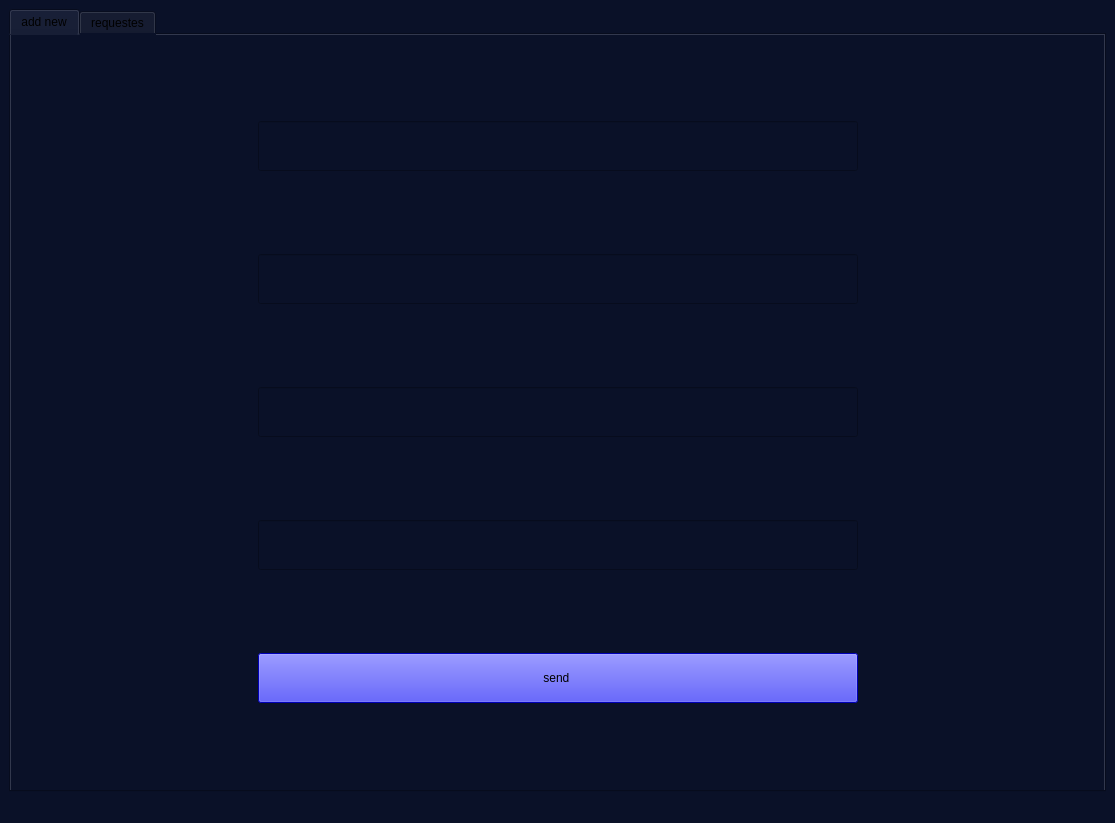
<?xml version="1.0" encoding="UTF-8"?>
<ui version="4.0">
 <class>new</class>
 <widget class="QMainWindow" name="new">
  <property name="geometry">
   <rect>
    <x>0</x>
    <y>0</y>
    <width>1115</width>
    <height>823</height>
   </rect>
  </property>
  <property name="windowTitle">
   <string>MainWindow</string>
  </property>
  <property name="styleSheet">
   <string notr="true">background-color: rgb(10, 17, 40);
color: rgb(0, 0, 0);</string>
  </property>
  <widget class="QWidget" name="centralwidget">
   <layout class="QGridLayout" name="gridLayout">
    <item row="0" column="0">
     <widget class="QTabWidget" name="tabWidget">
      <property name="currentIndex">
       <number>0</number>
      </property>
      <widget class="QWidget" name="tab">
       <attribute name="title">
        <string>add new</string>
       </attribute>
       <layout class="QGridLayout" name="gridLayout_2">
        <item row="1" column="1">
         <widget class="QLineEdit" name="lineEdit_2">
          <property name="minimumSize">
           <size>
            <width>0</width>
            <height>50</height>
           </size>
          </property>
         </widget>
        </item>
        <item row="2" column="2">
         <spacer name="horizontalSpacer">
          <property name="orientation">
           <enum>Qt::Horizontal</enum>
          </property>
          <property name="sizeHint" stdset="0">
           <size>
            <width>40</width>
            <height>20</height>
           </size>
          </property>
         </spacer>
        </item>
        <item row="2" column="1">
         <widget class="QLineEdit" name="lineEdit_3">
          <property name="minimumSize">
           <size>
            <width>0</width>
            <height>50</height>
           </size>
          </property>
         </widget>
        </item>
        <item row="4" column="1">
         <widget class="QPushButton" name="pushButton">
          <property name="minimumSize">
           <size>
            <width>0</width>
            <height>50</height>
           </size>
          </property>
          <property name="maximumSize">
           <size>
            <width>16777215</width>
            <height>16777215</height>
           </size>
          </property>
          <property name="styleSheet">
           <string notr="true">background-color: rgb(0, 0, 255);</string>
          </property>
          <property name="text">
           <string>send </string>
          </property>
          <property name="icon">
           <iconset theme="QIcon::ThemeIcon::DocumentSend"/>
          </property>
         </widget>
        </item>
        <item row="3" column="1">
         <widget class="QLineEdit" name="lineEdit_4">
          <property name="minimumSize">
           <size>
            <width>0</width>
            <height>50</height>
           </size>
          </property>
         </widget>
        </item>
        <item row="0" column="1">
         <widget class="QLineEdit" name="lineEdit">
          <property name="minimumSize">
           <size>
            <width>600</width>
            <height>50</height>
           </size>
          </property>
         </widget>
        </item>
        <item row="2" column="0">
         <spacer name="horizontalSpacer_2">
          <property name="orientation">
           <enum>Qt::Horizontal</enum>
          </property>
          <property name="sizeHint" stdset="0">
           <size>
            <width>40</width>
            <height>20</height>
           </size>
          </property>
         </spacer>
        </item>
       </layout>
      </widget>
      <widget class="QWidget" name="tab_2">
       <attribute name="title">
        <string>requestes</string>
       </attribute>
      </widget>
     </widget>
    </item>
   </layout>
  </widget>
  <widget class="QMenuBar" name="menubar">
   <property name="geometry">
    <rect>
     <x>0</x>
     <y>0</y>
     <width>1115</width>
     <height>21</height>
    </rect>
   </property>
  </widget>
  <widget class="QStatusBar" name="statusbar"/>
 </widget>
 <resources/>
 <connections/>
</ui>
